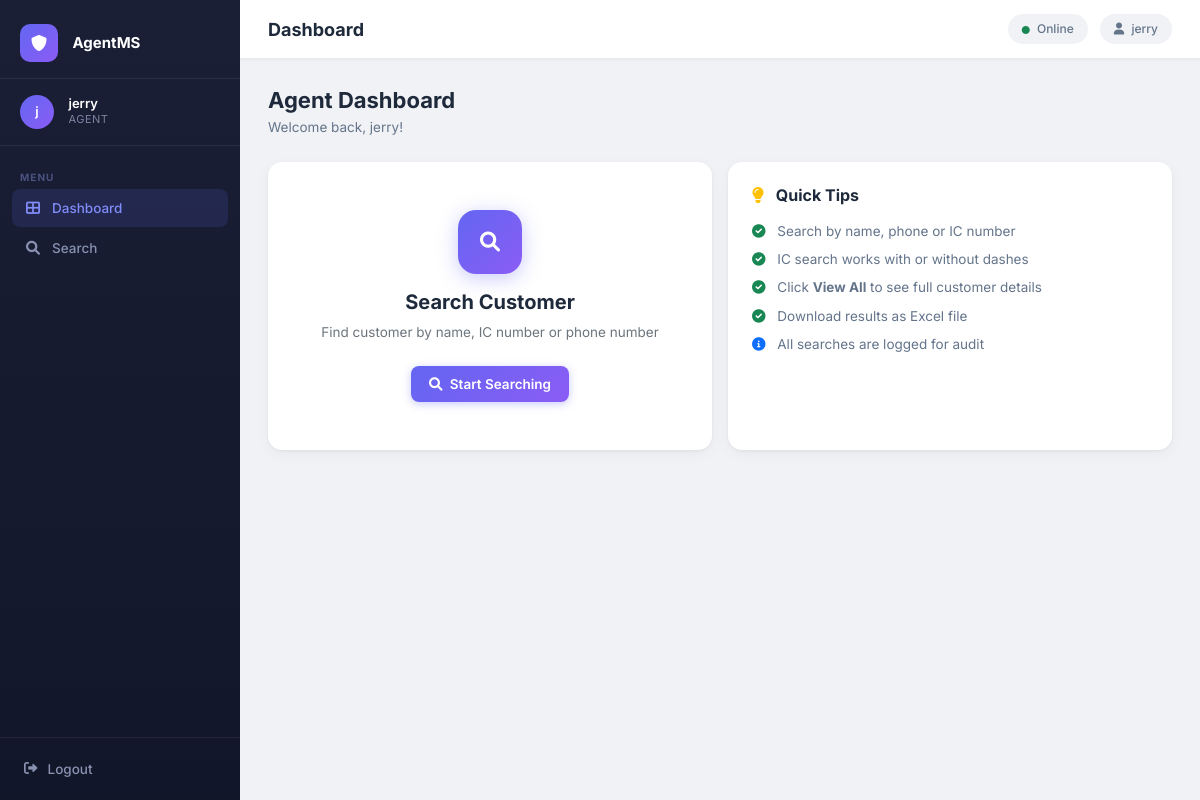
Page /agent (signed in) on the committed database.
### app.py (models this page shows, shortened)
class User(UserMixin, db.Model):
    __tablename__ = 'users'
    id = db.Column(db.Integer, primary_key=True)
    username = db.Column(db.String(80), unique=True, nullable=False)
    email = db.Column(db.String(120), unique=True, nullable=False)
    password_hash = db.Column(db.String(200), nullable=False)
    role = db.Column(db.String(20), nullable=False)
    full_name = db.Column(db.String(100))
    phone = db.Column(db.String(20))
    is_active = db.Column(db.Boolean, default=True)
    created_at = db.Column(db.DateTime, default=datetime.utcnow)
    last_login = db.Column(db.DateTime)
    login_logs = db.relationship('LoginLog', backref='user', lazy=True)
    search_logs = db.relationship('SearchLog', backref='user', lazy=True)
    password_changed_at = db.Column(db.DateTime, default=datetime.utcnow)
    must_change_password = db.Column(db.Boolean, default=False)
    credit_balance = db.Column(db.Integer, default=0)
    def is_password_expired(self):
        policy = SystemSettings.get('password_expiry_days')
        if not policy or int(policy) == 0:
            return False
        expiry_days = int(policy)
        if not self.password_changed_at:
            return True
        return (datetime.utcnow() - self.password_changed_at).days >= expiry_days

### app.py (the view)
@app.route('/agent')
@login_required
def agent_dashboard():
    if current_user.role != 'agent':
        return redirect(url_for('admin_dashboard'))
    return render_template('agent_dashboard.html')

### app.py (called while the page is built)
@login_manager.user_loader
def load_user(user_id):
    return User.query.get(int(user_id))

@app.context_processor
def inject_globals():
    try:
        from flask_login import current_user
        if current_user.is_authenticated and current_user.role == 'admin':
            count = AgentDevice.query.filter_by(status='pending').count()
            phase2 = SystemSettings.get('phase2_enabled', '0') == '1'
            return {'pending_devices_count': count, 'phase2_enabled': phase2}
    except:
        pass
    return {'pending_devices_count': 0, 'phase2_enabled': False}

    @staticmethod
    def get(key, default=None):
        s = SystemSettings.query.filter_by(key=key).first()
        return s.value if s else default

### templates/agent_dashboard.html
{% extends "base.html" %}
{% block page_title %}Dashboard{% endblock %}
{% block content %}
<div class="page-header">
    <h2>Agent Dashboard</h2>
    <p>Welcome back, {{ current_user.full_name }}!</p>
</div>
<div class="row g-3">
    <div class="col-md-6">
        <div class="card h-100">
            <div class="card-body text-center py-5">
                <div style="width:64px;height:64px;border-radius:18px;background:linear-gradient(135deg,#6366f1,#8b5cf6);display:flex;align-items:center;justify-content:center;margin:0 auto 16px;box-shadow:0 4px 20px rgba(99,102,241,0.35)">
                    <i class="fas fa-search fa-lg text-white"></i>
                </div>
                <h5 style="font-weight:700;color:#1e2a3b">Search Customer</h5>
                <p class="text-muted" style="font-size:13.5px">Find customer by name, IC number or phone number</p>
                <a href="{{ url_for('agent_search') }}" class="btn btn-primary mt-2">
                    <i class="fas fa-search me-1"></i> Start Searching
                </a>
            </div>
        </div>
    </div>
    <div class="col-md-6">
        <div class="card h-100">
            <div class="card-body p-4">
                <h6 style="font-weight:700;color:#1e2a3b;margin-bottom:16px">
                    <i class="fas fa-lightbulb me-2 text-warning"></i> Quick Tips
                </h6>
                <ul class="list-unstyled" style="font-size:13.5px;color:#64748b">
                    <li class="mb-2"><i class="fas fa-check-circle me-2 text-success"></i> Search by name, phone or IC number</li>
                    <li class="mb-2"><i class="fas fa-check-circle me-2 text-success"></i> IC search works with or without dashes</li>
                    <li class="mb-2"><i class="fas fa-check-circle me-2 text-success"></i> Click <strong>View All</strong> to see full customer details</li>
                    <li class="mb-2"><i class="fas fa-check-circle me-2 text-success"></i> Download results as Excel file</li>
                    <li class="mb-0"><i class="fas fa-info-circle me-2 text-primary"></i> All searches are logged for audit</li>
                </ul>
            </div>
        </div>
    </div>
</div>
{% endblock %}

### templates/base.html (shortened to what this page needs)
<!DOCTYPE html>
<html lang="en">
<head>
    <link href="https://cdn.jsdelivr.net/npm/bootstrap@5.1.3/dist/css/bootstrap.min.css" rel="stylesheet">
    <link href="https://cdn.datatables.net/1.11.5/css/dataTables.bootstrap5.min.css" rel="stylesheet">
    <link href="https://cdnjs.cloudflare.com/ajax/libs/font-awesome/6.0.0/css/all.min.css" rel="stylesheet">
</head>
<body class="{% if not current_user.is_authenticated %}no-sidebar{% endif %}">
{% if current_user.is_authenticated %}
<div class="sidebar">
    <div class="sidebar-brand">
        <span class="brand-icon"><i class="fas fa-shield-alt"></i></span>
        <span>AgentMS</span>
    </div>
    <div class="sidebar-user">
        <div class="avatar">{{ current_user.full_name[:1] }}</div>
        <div class="user-info">
            <div class="user-name">{{ current_user.full_name.split()[0] }}</div>
            <div class="user-role">{{ current_user.role }}</div>
        </div>
    </div>
    <div class="sidebar-nav">
        {% if current_user.role == 'admin' %}
        <div class="nav-section-label">Main</div>
        <a class="nav-link {% if request.endpoint == 'admin_dashboard' %}active{% endif %}"
           href="{{ url_for('admin_dashboard') }}">
            <i class="fas fa-th-large"></i> Dashboard
        </a>
        <a class="nav-link {% if request.endpoint == 'admin_search' %}active{% endif %}"
           href="{{ url_for('admin_search') }}">
            <i class="fas fa-search"></i> Search Data
        </a>
        <div class="nav-section-label mt-2">Data</div>
        <a class="nav-link {% if request.endpoint == 'admin_upload' %}active{% endif %}"
           href="{{ url_for('admin_upload') }}">
            <i class="fas fa-upload"></i> Upload File
        </a>
        <a class="nav-link {% if request.endpoint == 'admin_sync' %}active{% endif %}"
           href="{{ url_for('admin_sync') }}">
            <i class="fas fa-sync-alt"></i> Sync Data
        </a>
        <div class="nav-section-label mt-2">Security</div>
        <a class="nav-link {% if request.endpoint == 'admin_security' %}active{% endif %}"
           href="{{ url_for('admin_security') }}">
            <i class="fas fa-shield-alt"></i> Security
        </a>
        <a class="nav-link {% if request.endpoint == 'admin_devices' %}active{% endif %}"
           href="{{ url_for('admin_devices') }}">
            <i class="fas fa-laptop"></i> Agent Devices
            {% if pending_devices_count > 0 %}
            <span class="badge bg-warning text-dark ms-auto">{{ pending_devices_count }}</span>
            {% endif %}
        </a>
        <div class="nav-section-label mt-2">Management</div>
        <a class="nav-link {% if request.endpoint == 'admin_agents' %}active{% endif %}"
           href="{{ url_for('admin_agents') }}">
            <i class="fas fa-users"></i> Agents
        </a>
        <a class="nav-link {% if request.endpoint == 'admin_devices' %}active{% endif %}"
           href="{{ url_for('admin_devices') }}">
            <i class="fas fa-laptop"></i> Devices
            {% set pending_count = pending_devices_count | default(0) %}
            {% if pending_count > 0 %}
            <span class="badge bg-warning text-dark ms-auto">{{ pending_count }}</span>
            {% endif %}
        </a>
        <a class="nav-link {% if request.endpoint == 'admin_logs' %}active{% endif %}"
           href="{{ url_for('admin_logs') }}">
            <i class="fas fa-history"></i> Logs
        </a>
        {% if phase2_enabled %}
        <div class="nav-section-label mt-2">Phase 2</div>
        <a class="nav-link {% if request.endpoint == 'phase2_overview' %}active{% endif %}"
           href="{{ url_for('phase2_overview') }}"
           style="background:linear-gradient(135deg,rgba(99,102,241,0.12),rgba(139,92,246,0.12));border:1px solid rgba(99,102,241,0.2)">
            <i class="fas fa-rocket" style="color:#a78bfa"></i>
            <span style="color:#c4b5fd">Phase 2</span>
            <span class="badge ms-auto" style="background:linear-gradient(135deg,#6366f1,#8b5cf6);font-size:9px">NEW</span>
        </a>
        {% endif %}
        {% else %}
        <div class="nav-section-label">Menu</div>
        <a class="nav-link {% if request.endpoint == 'agent_dashboard' %}active{% endif %}"
           href="{{ url_for('agent_dashboard') }}">
            <i class="fas fa-th-large"></i> Dashboard
        </a>
        <a class="nav-link {% if request.endpoint == 'agent_search' %}active{% endif %}"
           href="{{ url_for('agent_search') }}">
            <i class="fas fa-search"></i> Search
        </a>
        {% endif %}
    </div>
    <div class="sidebar-footer">
        <a class="nav-link" href="{{ url_for('logout') }}">
            <i class="fas fa-sign-out-alt"></i> Logout
        </a>
    </div>
</div>
<div class="main-wrapper">
    <div class="topbar">
        <div class="topbar-title">{% block page_title %}Agent Management System{% endblock %}</div>
        <div class="topbar-right">
            <span class="topbar-badge"><i class="fas fa-circle text-success me-1" style="font-size:8px"></i> Online</span>
            <span class="topbar-badge"><i class="fas fa-user me-1"></i> {{ current_user.full_name }}</span>
        </div>
    </div>
    <div class="content-area">
        {% block content %}{% endblock %}
    </div>
</div>
{% endif %}
</body>
</html>

### templates/base.html (style rules this page uses)
* { font-family: 'Inter', sans-serif; }
body { background: #f0f2f5; min-height: 100vh; }
.sidebar { position: fixed; top: 0; left: 0; height: 100vh; width: 240px; background: linear-gradient(180deg, #1a1f36 0%, #121629 100%); z-index: 1000; display: flex; flex-direction: column; transition: width 0.3s; overflow: hidden; }
.sidebar-brand { padding: 24px 20px 16px; border-bottom: 1px solid rgba(255,255,255,0.07); }
.sidebar-brand .brand-icon { width: 38px; height: 38px; background: linear-gradient(135deg, #6366f1, #8b5cf6); border-radius: 10px; display: inline-flex; align-items: center; justify-content: center; color: white; font-size: 16px; margin-right: 10px; }
.sidebar-brand span { color: white; font-weight: 700; font-size: 15px; vertical-align: middle; }
.sidebar-user { padding: 16px 20px; border-bottom: 1px solid rgba(255,255,255,0.07); }
.sidebar-user .avatar { width: 34px; height: 34px; background: linear-gradient(135deg, #6366f1, #8b5cf6); border-radius: 50%; display: inline-flex; align-items: center; justify-content: center; color: white; font-size: 13px; font-weight: 600; }
.sidebar-user .user-info { display: inline-block; vertical-align: middle; margin-left: 10px; }
.sidebar-user .user-name { color: white; font-size: 13px; font-weight: 600; line-height: 1.2; }
.sidebar-user .user-role { color: #7c83a0; font-size: 11px; text-transform: uppercase; letter-spacing: 0.5px; }
.sidebar-nav { padding: 16px 12px; flex: 1; overflow-y: auto; }
.nav-section-label { color: #4b5280; font-size: 10px; font-weight: 700; text-transform: uppercase; letter-spacing: 1px; padding: 8px 8px 4px; }
.sidebar-nav .nav-link { color: #8892b0; border-radius: 8px; padding: 9px 12px; margin-bottom: 2px; font-size: 13.5px; font-weight: 500; display: flex; align-items: center; gap: 10px; transition: all 0.2s; }
.sidebar-nav .nav-link i { width: 18px; text-align: center; font-size: 14px; }
.sidebar-nav .nav-link:hover, .sidebar-nav .nav-link.active { background: rgba(99,102,241,0.15); color: #a5b4fc; }
.sidebar-nav .nav-link.active { color: #818cf8; }
.sidebar-footer { padding: 12px; border-top: 1px solid rgba(255,255,255,0.07); }
.sidebar-footer .nav-link { color: #8892b0; border-radius: 8px; padding: 9px 12px; font-size: 13.5px; font-weight: 500; display: flex; align-items: center; gap: 10px; transition: all 0.2s; }
.main-wrapper { margin-left: 240px; min-height: 100vh; display: flex; flex-direction: column; }
.topbar { background: white; padding: 14px 28px; border-bottom: 1px solid #e8ecf0; display: flex; align-items: center; justify-content: space-between; position: sticky; top: 0; z-index: 100; box-shadow: 0 1px 3px rgba(0,0,0,0.05); }
.topbar-title { font-size: 18px; font-weight: 700; color: #1e2a3b; }
.topbar-right { display: flex; align-items: center; gap: 12px; }
.topbar-badge { background: #f0f2f5; border-radius: 20px; padding: 6px 14px; font-size: 12px; color: #64748b; font-weight: 500; }
.content-area { padding: 28px; flex: 1; }
.card { border: none; border-radius: 14px; box-shadow: 0 1px 3px rgba(0,0,0,0.06), 0 4px 16px rgba(0,0,0,0.04); transition: box-shadow 0.2s; }
.btn-primary { background: linear-gradient(135deg, #6366f1, #8b5cf6); border: none; border-radius: 8px; font-weight: 600; font-size: 13.5px; padding: 8px 18px; box-shadow: 0 2px 8px rgba(99,102,241,0.35); transition: all 0.2s; }
.page-header { margin-bottom: 24px; }
.page-header h2 { font-size: 22px; font-weight: 700; color: #1e2a3b; margin: 0; }
.page-header p { color: #64748b; font-size: 13.5px; margin: 4px 0 0; }

### rows in the picture
User: full_name "j", full_name "jerry", role "AGENT"
